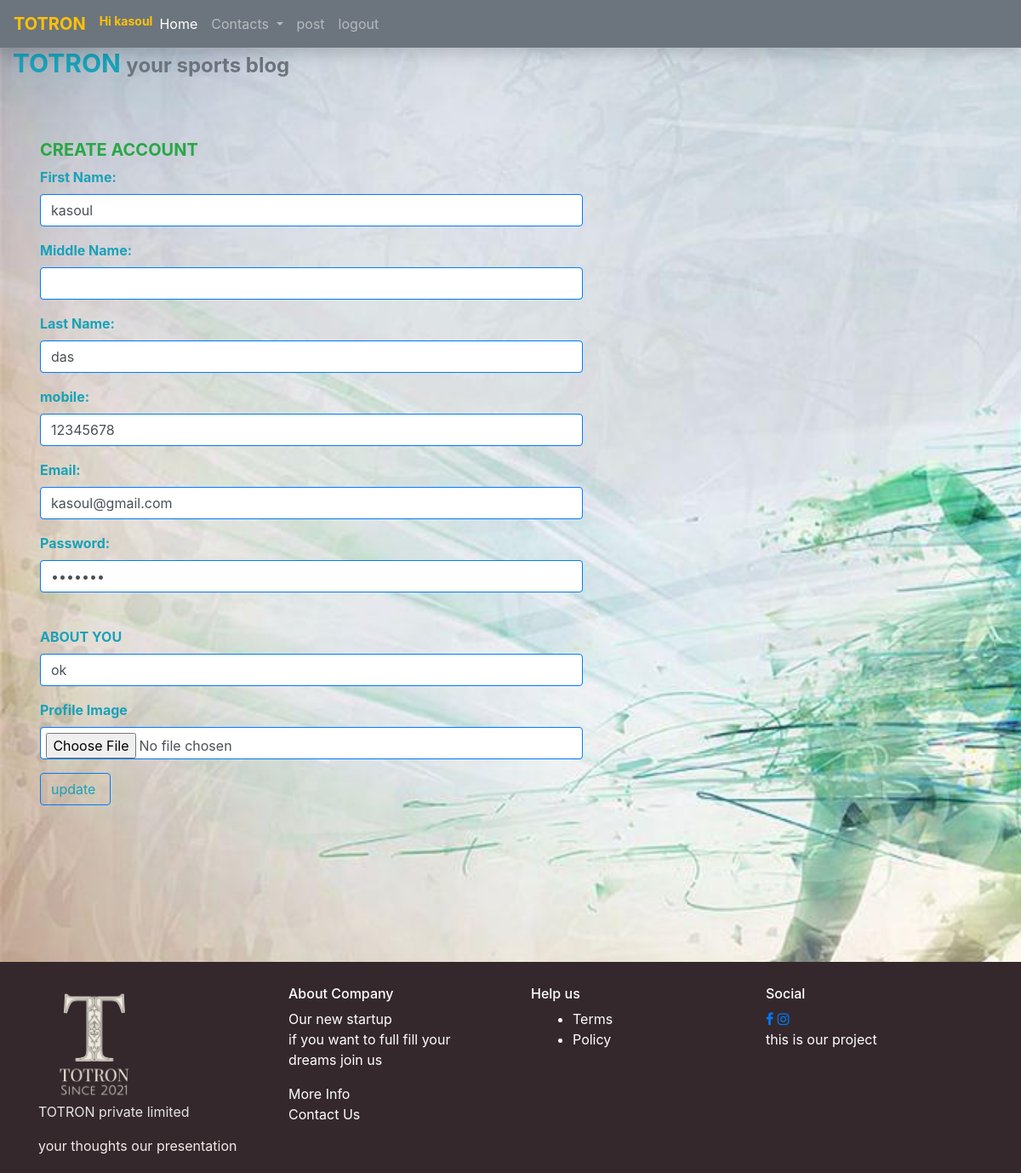
The page /edit_profile.php (signed in) on the database its author committed.
### tables this page shows
CREATE TABLE `vlogger` (
  `vlogger_id` int(100) NOT NULL,
  `first_name` varchar(255) NOT NULL,
  `middle_name` varchar(255) NOT NULL,
  `last_name` varchar(255) NOT NULL,
  `mobile` int(255) NOT NULL,
  `email` varchar(255) NOT NULL,
  `password` varchar(255) NOT NULL,
  `intro` varchar(600) NOT NULL,
  `profile` varchar(600) NOT NULL
);

### edit_profile.php (the view, shortened to what this page needs)
<?php require('config.php');
require("check_session.php");?>
<!DOCTYPE html>
<html lang="en">
<head>
    <link rel="stylesheet" href="https://cdn.jsdelivr.net/npm/bootstrap@4.6.0/dist/css/bootstrap.min.css">
     <link rel="stylesheet" href="https://cdnjs.cloudflare.com/ajax/libs/font-awesome/4.7.0/css/font-awesome.min.css">
</head>
<body style="background-image:url(sign.jpg);background-repeat: no-repeat;background-size: cover;">
<?php
    $vlogger_id=$_SESSION['u_info']['vlogger_id'];
    $src = "SELECT * FROM vlogger WHERE vlogger_id=$vlogger_id";
    $rs = mysqli_query($con, $src) or die(mysqli_error($con));
    $rec = mysqli_fetch_assoc($rs);?>
    <nav class="navbar navbar-expand-lg navbar-dark bg-secondary shadow">
        <a class="navbar-brand font-weight-bold text-warning font-weight-bold" href="main.php">TOTRON</a>
        <div class="collapse navbar-collapse" id="myNavBar">
            <ul class="navbar-nav mr-auto">
                <li class="nav-item active">
                <h4 class="text-warning" style="padding-top:15%;font-family: -apple-system, BlinkMacSystemFont, 'Segoe UI', Roboto, Oxygen, Ubuntu, Cantarell, 'Open Sans', 'Helvetica Neue', sans-serif; font-size: 14px;"tabindex="-1"><strong>Hi <?php
                        echo ($_SESSION['u_info']['first_name']);
                        ?></strong></h4></li>
                    <li class="nav-item active">
                    <a class="nav-link" href='main.php'  tabindex="-1">Home</a>
                </li>
                <li class="nav-item dropdown">
                    <a class="nav-link dropdown-toggle" href="#" id="navbarDropdown" role="button" data-toggle="dropdown"
                        aria-haspopup="true" aria-expanded="false">
                        Contacts
                    </a>
                </li>
                <li class="nav-item ">
                    <a class="nav-link" href='vlog_view.php'  tabindex="-1">post</a>
                </li>
                <li class="nav-item ">
                    <a class="nav-link" href='logout.php'  tabindex="-1">logout</a>
                </li>
</ul>
</div>
    </nav>
    <div class="container-fluid" >
       <h4 class="text-secondery"><b class="text-info "style="font-size:30px;">TOTRON</b> <b class="text-secondary">your sports blog</b></h4>
            <div class="jumbotron bg-transparent"style="width:60%" >
              <div >
        <form  name="frm1" method="POST" enctype="multipart/form-data" >
        <h5><b class="text-success" style="font-family:-apple-system, BlinkMacSystemFont, 'Segoe UI', Roboto, Oxygen, Ubuntu, Cantarell, 'Open Sans', 'Helvetica Neue', sans-serif;">CREATE ACCOUNT</b></h5>
        <div class="form-group" style="width:100%;">
            <label for="first_name"><B class="text-info" style="font-size: medium;">First Name:</B></label>
            <input type="text" class="form-control border-primary" name="first_name" id="first_name" value="<?php echo $rec['first_name'] ?> " autofocus required>
        </div>
        <div class="form-group"  style="width:100%;">
            <label for="middle_name"><B class="text-info" style="font-size:medium;">Middle Name:</B></label>
            <input type="text" class="form-control border-primary" name="middle_name" id="middle_name" value="<?php echo $rec['middle_name'] ?> ">
        </div>
        <div class="form-group"  style="width:100%;">
            <label for="last_name"><B class="text-info" style="font-size: medium;">Last Name:</B></label>
            <input type="text" class="form-control border-primary" name="last_name" id="last_name" value="<?php echo $rec['last_name'] ?> ">
        </div>
        <div class="form-group"  style="width:100%">
            <label for="mobile"><B class="text-info" style="font-size: medium;">mobile:</B></label>
            <input type="text" class="form-control border-primary" name="mobile" id="mobile" value="<?php echo $rec['mobile'] ?> ">
        </div>
        <div class="form-group"  style="width: 100%;">
            <label for="email"><B class="text-info" style="font-size:medium;">Email:</B></label>
            <input type="email" class="form-control border-primary" name="email" id="email" value="<?php echo $rec['email'] ?> ">
        </div>
        <div class="form-group"  style="width:100%;">
            <label for="password"><B class="text-info" style="font-size:medium;">Password:</B></label>
            <input type="password" class="form-control border-primary" name="password" id="password" value="<?php echo $rec['password'] ?> " onkeyup="check_pass(this.value);">
        </div>
        <div class="form-group"  style="width:100%;">
            <label for="intro"><B class="text-info" style="font-size: medium;">ABOUT YOU</B></label>
            <input type="text"class="form-control border-primary" name="intro" id="intro" value="<?php echo $rec['intro'] ?> ">
        </div>
        <div class="form-group"  style="width:100%;">
            <label for="profile"><B class="text-info" style="font-size: medium;">Profile Image</B></label>
            <input type="file" class="form-control border-primary" style="padding-left: 1%;padding-bottom:3%;" name="profile" id="profile" value="<?php echo $rec['profile'] ?> ">
        </div>
        <input type="submit" class="btn btn-outline-primary text-info"   name="ok" value="update ">
    </form>
            </div>
        </div>
    </div>
</div><br><br><br>
    <div class="container-fluid " style="background-color: #34282C;">
    <footer class="container-fluid py-1">
        <br>
        <div class="container">
           <div class="row">
              <div class="col-md-6">
                 <div class="row">
                    <div class="col-md-6 ">
                       <div class="logo-part">
                          <img src="company.jpg" class="w-50 logo-footer">
                          <p style="color:#E5E4E2">TOTRON private limited</p>
                          <p style="color:rgb(245, 234, 234);">your thoughts our presentation</p>
                       </div>
                    </div>
                    <div class="col-md-6 px-4">
                       <h6 style="color:white;"> About Company</h6>
                       <p style="color:white;">Our new startup <br>if you want to full fill your dreams join us </p>
                       <a href="#" class="btn-footer" style="color:white;"> More Info </a><br>
                       <a href="#" class="btn-footer" style="color:white;"> Contact Us</a>
                    </div>
                 </div>
              </div>
              <div class="col-md-6">
                 <div class="row">
                    <div class="col-md-6 px-4">
                       <h6 style="color:white;"> Help us</h6>
                       <div class="row ">
                          <div class="col-md-6 px-4">
                             <ul>
                                <li style="color:white;"> <a href="#"style="color:white;"> Terms</a> </li>
                                <li style="color:white;"> <a href="#" style="color:white;"> Policy</a> </li>
                             </ul>
                          </div>
                       </div>
                    </div>
                    <div class="col-md-6 ">
                       <h6 style="color:white;">Social</h6>
                       <div class="social">
                          <a href="#"><i class="fa fa-facebook" aria-hidden="true"></i></a>
                          <a href="#"><i class="fa fa-instagram" aria-hidden="true"></i></a>
                       </div>
                       <p style="color:white;">this is our  project</p>
                    </div>
                 </div>
              </div>
           </div>
        </div>
        </footer>
    </div>
</body>
</html>

### rows shown on the page
vlogger: first_name "kasoul", last_name "das", mobile "12345678", email "kasoul@gmail.com", intro "ok"

### other values the page prints
$_SESSION['u_info']['first_name'] "kasoul"
